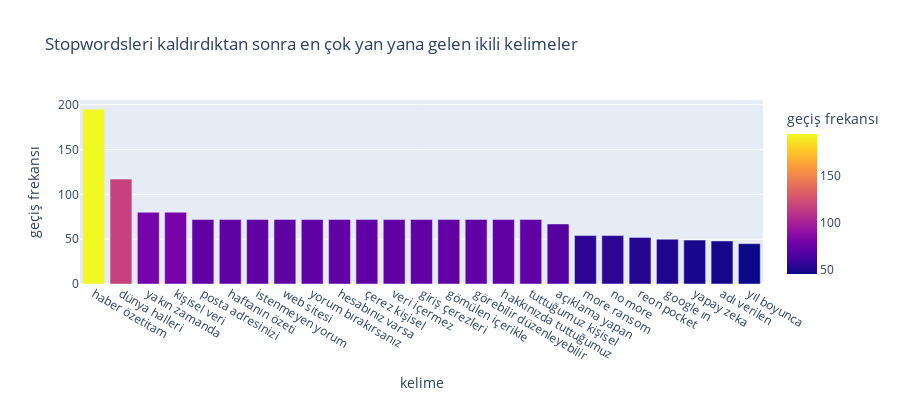

Here is the notebook cell this chart was saved with:
### Code cell
def get_top_n_bigram(corpus, n=None):
    vec = CountVectorizer(ngram_range=(2, 2), stop_words=stop).fit(corpus)
    bag_of_words = vec.transform(corpus)
    sum_words = bag_of_words.sum(axis=0)
    words_freq = [(word, sum_words[0, idx]) for word, idx in vec.vocabulary_.items()]
    words_freq =sorted(words_freq, key = lambda x: x[1], reverse=True)
    return words_freq[:n]
common_words = get_top_n_bigram(data['Body_text'], 25)
df3 = pd.DataFrame(common_words, columns = ['kelime' , 'geçiş frekansı'])
fig = px.bar(df3, x='kelime', y='geçiş frekansı',
             hover_data=['kelime', 'geçiş frekansı'], color='geçiş frekansı',
             title='Stopwordsleri kaldırdıktan sonra en çok yan yana gelen ikili kelimeler',
             height=400)
fig.show()

### Figure 1 — Plotly figure (JSON) as saved in the notebook; plotly's stock layout.template omitted (floating-point values rounded to 4 significant figures)
{"data": [{"alignmentgroup": "True", "hovertemplate": "kelime=%{x}<br>geçiş frekansı=%{marker.color}<extra></extra>", "legendgroup": "", "marker": {"color": [195, 117, 80, 80, 72, 72, 72, 72, 72, 72, 72, 72, 72, 72, 72, 72, 72, 67, 54, 54, 52, 50, 49, 48, 45], "coloraxis": "coloraxis", "pattern": {"shape": ""}}, "name": "", "offsetgroup": "", "orientation": "v", "showlegend": false, "textposition": "auto", "x": ["haber özetitam", "dünya halleri", "yakın zamanda", "kişisel veri", "posta adresinizi", "haftanın özeti", "istenmeyen yorum", "web sitesi", "yorum bırakırsanız", "hesabınız varsa", "çerez kişisel", "veri içermez", "giriş çerezleri", "gömülen içerikle", "görebilir düzenleyebilir", "hakkınızda tuttuğumuz", "tuttuğumuz kişisel", "açıklama yapan", "more ransom", "no more", "reon pocket", "google ın", "yapay zeka", "adı verilen", "yıl boyunca"], "xaxis": "x", "y": [195, 117, 80, 80, 72, 72, 72, 72, 72, 72, 72, 72, 72, 72, 72, 72, 72, 67, 54, 54, 52, 50, 49, 48, 45], "yaxis": "y", "type": "bar"}], "layout": {"xaxis": {"anchor": "y", "domain": [0.0, 1.0], "title": {"text": "kelime"}}, "yaxis": {"anchor": "x", "domain": [0.0, 1.0], "title": {"text": "geçiş frekansı"}}, "coloraxis": {"colorbar": {"title": {"text": "geçiş frekansı"}}, "colorscale": [[0.0, "#0d0887"], [0.1111, "#46039f"], [0.2222, "#7201a8"], [0.3333, "#9c179e"], [0.4444, "#bd3786"], [0.5556, "#d8576b"], [0.6667, "#ed7953"], [0.7778, "#fb9f3a"], [0.8889, "#fdca26"], [1.0, "#f0f921"]]}, "legend": {"tracegroupgap": 0}, "title": {"text": "Stopwordsleri kaldırdıktan sonra en çok yan yana gelen ikili kelimeler"}, "barmode": "relative", "height": 400}}
